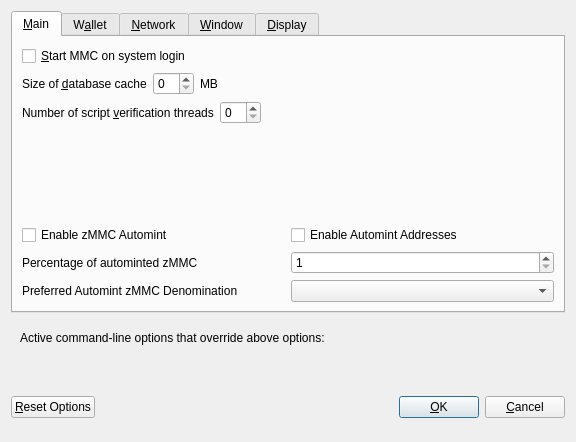
<?xml version="1.0" encoding="UTF-8"?>
<ui version="4.0">
 <class>OptionsDialog</class>
 <widget class="QDialog" name="OptionsDialog">
  <property name="geometry">
   <rect>
    <x>0</x>
    <y>0</y>
    <width>576</width>
    <height>442</height>
   </rect>
  </property>
  <property name="windowTitle">
   <string>Options</string>
  </property>
  <property name="modal">
   <bool>true</bool>
  </property>
  <layout class="QVBoxLayout" name="verticalLayout">
   <item>
    <widget class="QTabWidget" name="tabWidget">
     <property name="currentIndex">
      <number>0</number>
     </property>
     <widget class="QWidget" name="tabMain">
      <attribute name="title">
       <string>&amp;Main</string>
      </attribute>
      <layout class="QVBoxLayout" name="verticalLayout_Main">
       <item>
        <widget class="QCheckBox" name="bitcoinAtStartup">
         <property name="toolTip">
          <string>Automatically start MMC after logging in to the system.</string>
         </property>
         <property name="text">
          <string>&amp;Start MMC on system login</string>
         </property>
        </widget>
       </item>
       <item>
        <layout class="QHBoxLayout" name="horizontalLayout_2_Main">
         <item>
          <widget class="QLabel" name="databaseCacheLabel">
           <property name="text">
            <string>Size of &amp;database cache</string>
           </property>
           <property name="textFormat">
            <enum>Qt::PlainText</enum>
           </property>
           <property name="buddy">
            <cstring>databaseCache</cstring>
           </property>
          </widget>
         </item>
         <item>
          <widget class="QSpinBox" name="databaseCache"/>
         </item>
         <item>
          <widget class="QLabel" name="databaseCacheUnitLabel">
           <property name="text">
            <string>MB</string>
           </property>
           <property name="textFormat">
            <enum>Qt::PlainText</enum>
           </property>
          </widget>
         </item>
         <item>
          <spacer name="horizontalSpacer_2_Main">
           <property name="orientation">
            <enum>Qt::Horizontal</enum>
           </property>
           <property name="sizeHint" stdset="0">
            <size>
             <width>40</width>
             <height>20</height>
            </size>
           </property>
          </spacer>
         </item>
        </layout>
       </item>
       <item>
        <layout class="QHBoxLayout" name="horizontalLayout_3_Main">
         <item>
          <widget class="QLabel" name="threadsScriptVerifLabel">
           <property name="text">
            <string>Number of script &amp;verification threads</string>
           </property>
           <property name="textFormat">
            <enum>Qt::PlainText</enum>
           </property>
           <property name="buddy">
            <cstring>threadsScriptVerif</cstring>
           </property>
          </widget>
         </item>
         <item>
          <widget class="QSpinBox" name="threadsScriptVerif">
           <property name="toolTip">
            <string>(0 = auto, &lt;0 = leave that many cores free)</string>
           </property>
          </widget>
         </item>
         <item>
          <spacer name="horizontalSpacer_3_Main">
           <property name="orientation">
            <enum>Qt::Horizontal</enum>
           </property>
           <property name="sizeHint" stdset="0">
            <size>
             <width>40</width>
             <height>20</height>
            </size>
           </property>
          </spacer>
         </item>
        </layout>
       </item>
       <item>
        <spacer name="verticalSpacer_2">
         <property name="orientation">
          <enum>Qt::Vertical</enum>
         </property>
         <property name="sizeHint" stdset="0">
          <size>
           <width>20</width>
           <height>40</height>
          </size>
         </property>
        </spacer>
       </item>
       <item>
        <widget class="QWidget" name="verticalZpivOptionsWidget" native="true">
         <layout class="QVBoxLayout" name="verticalZpivOptionsLayout">
          <property name="margin">
           <number>0</number>
          </property>
          <item>
           <layout class="QHBoxLayout" name="horizontalAutomintingLayout">
            <item>
             <widget class="QCheckBox" name="checkBoxZeromintEnable">
              <property name="toolTip">
               <string>Enable automatic minting of MMC units to zMMC</string>
              </property>
              <property name="layoutDirection">
               <enum>Qt::LeftToRight</enum>
              </property>
              <property name="text">
               <string>Enable zMMC Automint</string>
              </property>
             </widget>
            </item>
            <item>
             <widget class="QCheckBox" name="checkBoxZeromintAddresses">
              <property name="toolTip">
               <string>Enable automatic zMMC minting from specific addresses</string>
              </property>
              <property name="layoutDirection">
               <enum>Qt::LeftToRight</enum>
              </property>
              <property name="text">
               <string>Enable Automint Addresses</string>
              </property>
             </widget>
            </item>
           </layout>
          </item>
          <item>
           <layout class="QHBoxLayout" name="horizontalZmintPercentageLayout">
            <item>
             <widget class="QLabel" name="percentage_label">
              <property name="toolTip">
               <string>Percentage of incoming MMC which get automatically converted to zMMC via Zerocoin Protocol (min: 10%)</string>
              </property>
              <property name="text">
               <string>Percentage of autominted zMMC</string>
              </property>
             </widget>
            </item>
            <item>
             <widget class="QSpinBox" name="zeromintPercentage">
              <property name="minimum">
               <number>1</number>
              </property>
              <property name="maximum">
               <number>100</number>
              </property>
             </widget>
            </item>
           </layout>
          </item>
          <item>
           <layout class="QHBoxLayout" name="horizontalLayout" stretch="0,0">
            <property name="sizeConstraint">
             <enum>QLayout::SetFixedSize</enum>
            </property>
            <item>
             <widget class="QLabel" name="labelPreferredDenom">
              <property name="maximumSize">
               <size>
                <width>16777215</width>
                <height>16777215</height>
               </size>
              </property>
              <property name="toolTip">
               <string>Wait with automatic conversion to Zerocoin until enough MMC for this denomination is available</string>
              </property>
              <property name="text">
               <string>Preferred Automint zMMC Denomination</string>
              </property>
             </widget>
            </item>
            <item>
             <widget class="QComboBox" name="preferredDenom">
              <property name="maximumSize">
               <size>
                <width>16777215</width>
                <height>27</height>
               </size>
              </property>
              <property name="toolTip">
               <string>Wait with automatic conversion to Zerocoin until enough MMC for this denomination is available</string>
              </property>
              <property name="maxVisibleItems">
               <number>9</number>
              </property>
              <property name="maxCount">
               <number>9</number>
              </property>
             </widget>
            </item>
           </layout>
          </item>
         </layout>
        </widget>
       </item>
      </layout>
     </widget>
     <widget class="QWidget" name="tabWallet">
      <attribute name="title">
       <string>W&amp;allet</string>
      </attribute>
      <layout class="QVBoxLayout" name="verticalLayout_Wallet">
       <item>
        <layout class="QHBoxLayout" name="horizontalLayout_2_Wallet">
         <item>
          <widget class="QLabel" name="labelStakeSplitThresholdText">
           <property name="text">
            <string>Stake split threshold:</string>
           </property>
          </widget>
         </item>
         <item>
          <widget class="QSpinBox" name="spinBoxStakeSplitThreshold">
           <property name="minimum">
            <number>1</number>
           </property>
           <property name="maximum">
            <number>999999</number>
           </property>
          </widget>
         </item>
        </layout>
       </item>
       <item>
        <widget class="QGroupBox" name="groupBox">
         <property name="title">
          <string>Expert</string>
         </property>
         <layout class="QVBoxLayout" name="verticalLayout_2">
          <item>
           <widget class="QCheckBox" name="coinControlFeatures">
            <property name="toolTip">
             <string>Whether to show coin control features or not.</string>
            </property>
            <property name="text">
             <string>Enable coin &amp;control features</string>
            </property>
           </widget>
          </item>
          <item>
           <widget class="QCheckBox" name="showMasternodesTab">
            <property name="toolTip">
             <string>Show additional tab listing all your masternodes in first sub-tab&lt;br/&gt;and all masternodes on the network in second sub-tab.</string>
            </property>
            <property name="text">
             <string>Show Masternodes Tab</string>
            </property>
           </widget>
          </item>
          <item>
           <widget class="QCheckBox" name="spendZeroConfChange">
            <property name="toolTip">
             <string>If you disable the spending of unconfirmed change, the change from a transaction&lt;br/&gt;cannot be used until that transaction has at least one confirmation.&lt;br/&gt;This also affects how your balance is computed.</string>
            </property>
            <property name="text">
             <string>&amp;Spend unconfirmed change</string>
            </property>
           </widget>
          </item>
         </layout>
        </widget>
       </item>
       <item>
        <spacer name="verticalSpacer_Wallet">
         <property name="orientation">
          <enum>Qt::Vertical</enum>
         </property>
         <property name="sizeHint" stdset="0">
          <size>
           <width>20</width>
           <height>40</height>
          </size>
         </property>
        </spacer>
       </item>
      </layout>
     </widget>
     <widget class="QWidget" name="tabNetwork">
      <attribute name="title">
       <string>&amp;Network</string>
      </attribute>
      <layout class="QVBoxLayout" name="verticalLayout_Network">
       <item>
        <widget class="QCheckBox" name="mapPortUpnp">
         <property name="toolTip">
          <string>Automatically open the MMC client port on the router. This only works when your router supports UPnP and it is enabled.</string>
         </property>
         <property name="text">
          <string>Map port using &amp;UPnP</string>
         </property>
        </widget>
       </item>
       <item>
        <widget class="QCheckBox" name="allowIncoming">
         <property name="toolTip">
          <string>Accept connections from outside</string>
         </property>
         <property name="text">
          <string>Allow incoming connections</string>
         </property>
        </widget>
       </item>
       <item>
        <widget class="QCheckBox" name="connectSocks">
         <property name="toolTip">
          <string>Connect to the MMC network through a SOCKS5 proxy.</string>
         </property>
         <property name="text">
          <string>&amp;Connect through SOCKS5 proxy (default proxy):</string>
         </property>
        </widget>
       </item>
       <item>
        <layout class="QHBoxLayout" name="horizontalLayout_1_Network">
         <item>
          <widget class="QLabel" name="proxyIpLabel">
           <property name="text">
            <string>Proxy &amp;IP:</string>
           </property>
           <property name="textFormat">
            <enum>Qt::PlainText</enum>
           </property>
           <property name="buddy">
            <cstring>proxyIp</cstring>
           </property>
          </widget>
         </item>
         <item>
          <widget class="QValidatedLineEdit" name="proxyIp">
           <property name="minimumSize">
            <size>
             <width>140</width>
             <height>0</height>
            </size>
           </property>
           <property name="maximumSize">
            <size>
             <width>140</width>
             <height>16777215</height>
            </size>
           </property>
           <property name="toolTip">
            <string>IP address of the proxy (e.g. IPv4: 127.0.0.1 / IPv6: ::1)</string>
           </property>
          </widget>
         </item>
         <item>
          <widget class="QLabel" name="proxyPortLabel">
           <property name="text">
            <string>&amp;Port:</string>
           </property>
           <property name="textFormat">
            <enum>Qt::PlainText</enum>
           </property>
           <property name="buddy">
            <cstring>proxyPort</cstring>
           </property>
          </widget>
         </item>
         <item>
          <widget class="QLineEdit" name="proxyPort">
           <property name="minimumSize">
            <size>
             <width>55</width>
             <height>0</height>
            </size>
           </property>
           <property name="maximumSize">
            <size>
             <width>55</width>
             <height>16777215</height>
            </size>
           </property>
           <property name="toolTip">
            <string>Port of the proxy (e.g. 9050)</string>
           </property>
          </widget>
         </item>
         <item>
          <spacer name="horizontalSpacer_1_Network">
           <property name="orientation">
            <enum>Qt::Horizontal</enum>
           </property>
           <property name="sizeHint" stdset="0">
            <size>
             <width>40</width>
             <height>20</height>
            </size>
           </property>
          </spacer>
         </item>
        </layout>
       </item>
       <item>
        <spacer name="verticalSpacer_Network">
         <property name="orientation">
          <enum>Qt::Vertical</enum>
         </property>
         <property name="sizeHint" stdset="0">
          <size>
           <width>20</width>
           <height>40</height>
          </size>
         </property>
        </spacer>
       </item>
      </layout>
     </widget>
     <widget class="QWidget" name="tabWindow">
      <attribute name="title">
       <string>&amp;Window</string>
      </attribute>
      <layout class="QVBoxLayout" name="verticalLayout_Window">
       <item>
        <widget class="QCheckBox" name="minimizeToTray">
         <property name="toolTip">
          <string>Show only a tray icon after minimizing the window.</string>
         </property>
         <property name="text">
          <string>&amp;Minimize to the tray instead of the taskbar</string>
         </property>
        </widget>
       </item>
       <item>
        <widget class="QCheckBox" name="minimizeOnClose">
         <property name="toolTip">
          <string>Minimize instead of exit the application when the window is closed. When this option is enabled, the application will be closed only after selecting Quit in the menu.</string>
         </property>
         <property name="text">
          <string>M&amp;inimize on close</string>
         </property>
        </widget>
       </item>
       <item>
        <spacer name="verticalSpacer_Window">
         <property name="orientation">
          <enum>Qt::Vertical</enum>
         </property>
         <property name="sizeHint" stdset="0">
          <size>
           <width>20</width>
           <height>40</height>
          </size>
         </property>
        </spacer>
       </item>
      </layout>
     </widget>
     <widget class="QWidget" name="tabDisplay">
      <attribute name="title">
       <string>&amp;Display</string>
      </attribute>
      <layout class="QVBoxLayout" name="verticalLayout_Display">
       <item>
        <layout class="QHBoxLayout" name="horizontalLayout_1_Display">
         <item>
          <widget class="QLabel" name="langLabel">
           <property name="text">
            <string>User Interface &amp;language:</string>
           </property>
           <property name="textFormat">
            <enum>Qt::PlainText</enum>
           </property>
           <property name="buddy">
            <cstring>lang</cstring>
           </property>
          </widget>
         </item>
         <item>
          <widget class="QValueComboBox" name="lang">
           <property name="toolTip">
            <string>The user interface language can be set here. This setting will take effect after restarting MMC.</string>
           </property>
          </widget>
         </item>
        </layout>
       </item>
       <item>
        <widget class="QLabel" name="label_3">
         <property name="toolTip">
          <string notr="true"/>
         </property>
         <property name="statusTip">
          <string notr="true"/>
         </property>
         <property name="whatsThis">
          <string notr="true"/>
         </property>
         <property name="accessibleName">
          <string notr="true"/>
         </property>
         <property name="text">
          <string>Language missing or translation incomplete? Help contributing translations here:
https://discord.gg/CqMAXXBWFj</string>
         </property>
         <property name="wordWrap">
          <bool>true</bool>
         </property>
         <property name="openExternalLinks">
          <bool>true</bool>
         </property>
         <property name="textInteractionFlags">
          <set>Qt::TextBrowserInteraction</set>
         </property>
        </widget>
       </item>
       <item>
        <layout class="QHBoxLayout" name="horizontalLayout_2_Display" stretch="0,0">
         <item>
          <widget class="QLabel" name="themeLabel">
           <property name="text">
            <string>User Interface Theme:</string>
           </property>
          </widget>
         </item>
         <item>
          <widget class="QValueComboBox" name="theme"/>
         </item>
        </layout>
       </item>
       <item>
        <widget class="QWidget" name="verticalZpivDisplayWidget" native="true">
         <layout class="QVBoxLayout" name="verticalZpivDisplayLayout">
          <property name="margin">
           <number>0</number>
          </property>
          <item>
           <widget class="Line" name="line">
            <property name="orientation">
             <enum>Qt::Horizontal</enum>
            </property>
           </widget>
          </item>
          <item>
           <layout class="QHBoxLayout" name="horizontalLayout_3_Display">
            <item>
             <widget class="QLabel" name="unitLabel">
              <property name="text">
               <string>Unit to show amounts in:</string>
              </property>
              <property name="textFormat">
               <enum>Qt::PlainText</enum>
              </property>
             </widget>
            </item>
            <item>
             <widget class="QValueComboBox" name="unit">
              <property name="toolTip">
               <string>Choose the default subdivision unit to show in the interface and when sending coins.</string>
              </property>
             </widget>
            </item>
           </layout>
          </item>
          <item>
           <layout class="QHBoxLayout" name="horizontalLayout_4_Display">
            <item>
             <widget class="QLabel" name="digitsLabel">
              <property name="text">
               <string>Decimal digits</string>
              </property>
             </widget>
            </item>
            <item>
             <widget class="QValueComboBox" name="digits"/>
            </item>
           </layout>
          </item>
          <item>
           <layout class="QHBoxLayout" name="horizontalLayout_5_Display">
            <item>
             <widget class="QCheckBox" name="checkBoxHideZeroBalances">
              <property name="toolTip">
               <string>Hide empty balances</string>
              </property>
              <property name="layoutDirection">
               <enum>Qt::LeftToRight</enum>
              </property>
              <property name="text">
               <string>Hide empty balances</string>
              </property>
             </widget>
            </item>
            <item>
             <widget class="QCheckBox" name="checkBoxHideOrphans">
              <property name="toolTip">
               <string>Hide orphan stakes in transaction lists</string>
              </property>
              <property name="text">
               <string>Hide orphan stakes</string>
              </property>
             </widget>
            </item>
            <item>
             <spacer name="horizontalSpacer">
              <property name="orientation">
               <enum>Qt::Horizontal</enum>
              </property>
              <property name="sizeHint" stdset="0">
               <size>
                <width>40</width>
                <height>20</height>
               </size>
              </property>
             </spacer>
            </item>
           </layout>
          </item>
          <item>
           <layout class="QHBoxLayout" name="horizontalLayout_6_Display">
            <item>
             <widget class="QLabel" name="thirdPartyTxUrlsLabel">
              <property name="toolTip">
               <string>Third party URLs (e.g. a block explorer) that appear in the transactions tab as context menu items. %s in the URL is replaced by transaction hash. Multiple URLs are separated by vertical bar |.</string>
              </property>
              <property name="text">
               <string>Third party transaction URLs</string>
              </property>
             </widget>
            </item>
            <item>
             <widget class="QLineEdit" name="thirdPartyTxUrls">
              <property name="toolTip">
               <string>Third party URLs (e.g. a block explorer) that appear in the transactions tab as context menu items. %s in the URL is replaced by transaction hash. Multiple URLs are separated by vertical bar |.</string>
              </property>
             </widget>
            </item>
           </layout>
          </item>
         </layout>
        </widget>
       </item>
       <item>
        <spacer name="verticalSpacer">
         <property name="orientation">
          <enum>Qt::Vertical</enum>
         </property>
         <property name="sizeHint" stdset="0">
          <size>
           <width>20</width>
           <height>40</height>
          </size>
         </property>
        </spacer>
       </item>
      </layout>
     </widget>
    </widget>
   </item>
   <item>
    <widget class="QFrame" name="frame">
     <layout class="QVBoxLayout" name="verticalLayout_Bottom">
      <item>
       <layout class="QHBoxLayout" name="horizontalLayout_Bottom">
        <item>
         <widget class="QLabel" name="overriddenByCommandLineInfoLabel">
          <property name="text">
           <string>Active command-line options that override above options:</string>
          </property>
          <property name="textFormat">
           <enum>Qt::PlainText</enum>
          </property>
         </widget>
        </item>
        <item>
         <spacer name="horizontalSpacer_Bottom">
          <property name="orientation">
           <enum>Qt::Horizontal</enum>
          </property>
          <property name="sizeHint" stdset="0">
           <size>
            <width>40</width>
            <height>20</height>
           </size>
          </property>
         </spacer>
        </item>
       </layout>
      </item>
      <item>
       <widget class="QLabel" name="overriddenByCommandLineLabel">
        <property name="text">
         <string/>
        </property>
        <property name="textFormat">
         <enum>Qt::PlainText</enum>
        </property>
        <property name="wordWrap">
         <bool>true</bool>
        </property>
       </widget>
      </item>
     </layout>
    </widget>
   </item>
   <item>
    <layout class="QHBoxLayout" name="horizontalLayout_Buttons">
     <item>
      <widget class="QPushButton" name="resetButton">
       <property name="toolTip">
        <string>Reset all client options to default.</string>
       </property>
       <property name="text">
        <string>&amp;Reset Options</string>
       </property>
       <property name="autoDefault">
        <bool>false</bool>
       </property>
      </widget>
     </item>
     <item>
      <spacer name="horizontalSpacer_1">
       <property name="orientation">
        <enum>Qt::Horizontal</enum>
       </property>
       <property name="sizeHint" stdset="0">
        <size>
         <width>40</width>
         <height>48</height>
        </size>
       </property>
      </spacer>
     </item>
     <item>
      <widget class="QLabel" name="statusLabel">
       <property name="minimumSize">
        <size>
         <width>200</width>
         <height>0</height>
        </size>
       </property>
       <property name="font">
        <font>
         <weight>75</weight>
         <bold>true</bold>
        </font>
       </property>
       <property name="text">
        <string/>
       </property>
       <property name="textFormat">
        <enum>Qt::PlainText</enum>
       </property>
       <property name="wordWrap">
        <bool>true</bool>
       </property>
      </widget>
     </item>
     <item>
      <spacer name="horizontalSpacer_2">
       <property name="orientation">
        <enum>Qt::Horizontal</enum>
       </property>
       <property name="sizeHint" stdset="0">
        <size>
         <width>40</width>
         <height>48</height>
        </size>
       </property>
      </spacer>
     </item>
     <item>
      <widget class="QPushButton" name="okButton">
       <property name="text">
        <string>&amp;OK</string>
       </property>
       <property name="autoDefault">
        <bool>false</bool>
       </property>
       <property name="default">
        <bool>true</bool>
       </property>
      </widget>
     </item>
     <item>
      <widget class="QPushButton" name="cancelButton">
       <property name="text">
        <string>&amp;Cancel</string>
       </property>
       <property name="autoDefault">
        <bool>false</bool>
       </property>
      </widget>
     </item>
    </layout>
   </item>
  </layout>
 </widget>
 <customwidgets>
  <customwidget>
   <class>QValidatedLineEdit</class>
   <extends>QLineEdit</extends>
   <header>qvalidatedlineedit.h</header>
  </customwidget>
  <customwidget>
   <class>QValueComboBox</class>
   <extends>QComboBox</extends>
   <header>qvaluecombobox.h</header>
  </customwidget>
 </customwidgets>
 <resources/>
 <connections/>
</ui>
